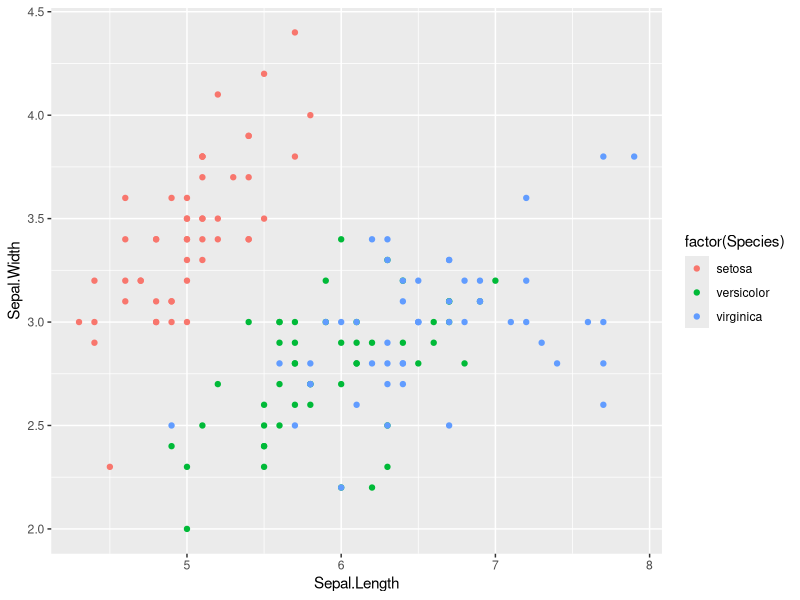

This figure's R source: (Note: this script raises an error after producing the figure.)
setwd("C:/Users/Mounish/Desktop/ML/Lab2 Block1")
library (ggplot2)

###TReading data
data=iris

ggplot(data = data, aes(x = Sepal.Length,y = Sepal.Width)) +geom_point(aes(color = factor(Species))) 

x0=c(data$Sepal.Length)
y0=c(data$Sepal.Width)
z=c(data$Species)
df = data.frame(x1=x0,x2=y0)
y=as.factor(z)

LDA <- function(x, y) {
  group1_index = which( y == 1 )
  group2_index = which( y == 2 )
  group3_index = which( y == 3 )
  #priors:
  prior_group1 = length(group1_index) / length(y)
  prior_group2 = length(group2_index) / length(y)
  prior_group3 = length(group3_index) / length(y)
  print("Prior probabilities of groups:")
  print(c(prior_group1, prior_group2,prior_group3))
  #means:
  mean_group1 = colMeans(x[group1_index, ])
  mean_group2 = colMeans(x[group2_index, ])
  mean_group3 = colMeans(x[group3_index, ])
  
  print("Group means:")
  print(rbind(mean_group1, mean_group2,mean_group3))
  
  #Covariances
  cv1<-cov(x[group1_index, ])
  cv2<-cov(x[group2_index, ])
  cv3<-cov(x[group3_index, ])
  print("covariance matrix of group 1")
  print(cv1)
  
  print("covariance matrix of group 2")
  print(cv2)
  
  print("covariance matrix of group 3")
  print(cv3)
  
  pooled_cv<-((length(group1_index)*cv1)+(length(group2_index)*cv2)+(length(group3_index)*cv3))/length(y)
  print("Pooled covariance matrix of groups")
  print(pooled_cv)

  }
LDA(df,y)








#==============================================================================================================================
n<-which(y==1)
h<-cov(df[n,])
n1<-which(y==2)
h1<-cov(df[n1,])
n2<-which(y==3)
h2<-cov(df[n2,])
nm<-h+h1+h2
nm
cov(df)




Sigma_XX = (cov(data_B)*(nrow(data_B)-1) + cov(data_M)*(nrow(data_M)-1))/(nrow(data)-2)
solve(Sigma_XX) %*% (mean_M - mean_B)